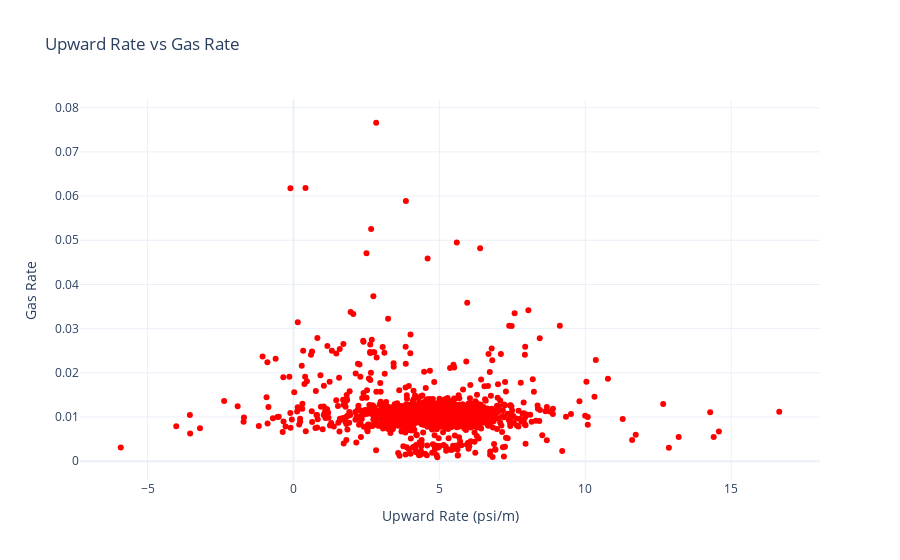

Notebook cell for this chart:
### Code cell
# Create Plotly figure
fig = go.Figure()

# Add scatter plot (point cloud)
fig.add_trace(go.Scatter(
    x=df_z['UpwardRate (psi/m)'],
    y=df_z['GasRate'],
    mode='markers',
    marker=dict(size=6, color='red', opacity=1),
    name='Gas Rate'
))

# Customize layout
fig.update_layout(
    title='Upward Rate vs Gas Rate',
    xaxis_title='Upward Rate (psi/m)',
    yaxis_title='Gas Rate',
    # xaxis_range=[0, 50],  # Set x-axis limits (adjust as needed)
    template='plotly_white'
)

# Show plot
fig.show()

### Figure 1 — Plotly figure (JSON) as saved in the notebook; plotly's stock layout.template omitted (floating-point values rounded to 4 significant figures; data arrays with more than 128 entries replaced by an {"elided": "..."} marker saying what was removed)
{"data": [{"marker": {"color": "red", "opacity": 1, "size": 6}, "mode": "markers", "name": "Gas Rate", "type": "scatter", "x": {"elided": "1668 float values"}, "y": {"elided": "1668 float values"}}], "layout": {"title": {"text": "Upward Rate vs Gas Rate"}, "xaxis": {"title": {"text": "Upward Rate (psi/m)"}}, "yaxis": {"title": {"text": "Gas Rate"}}}}
